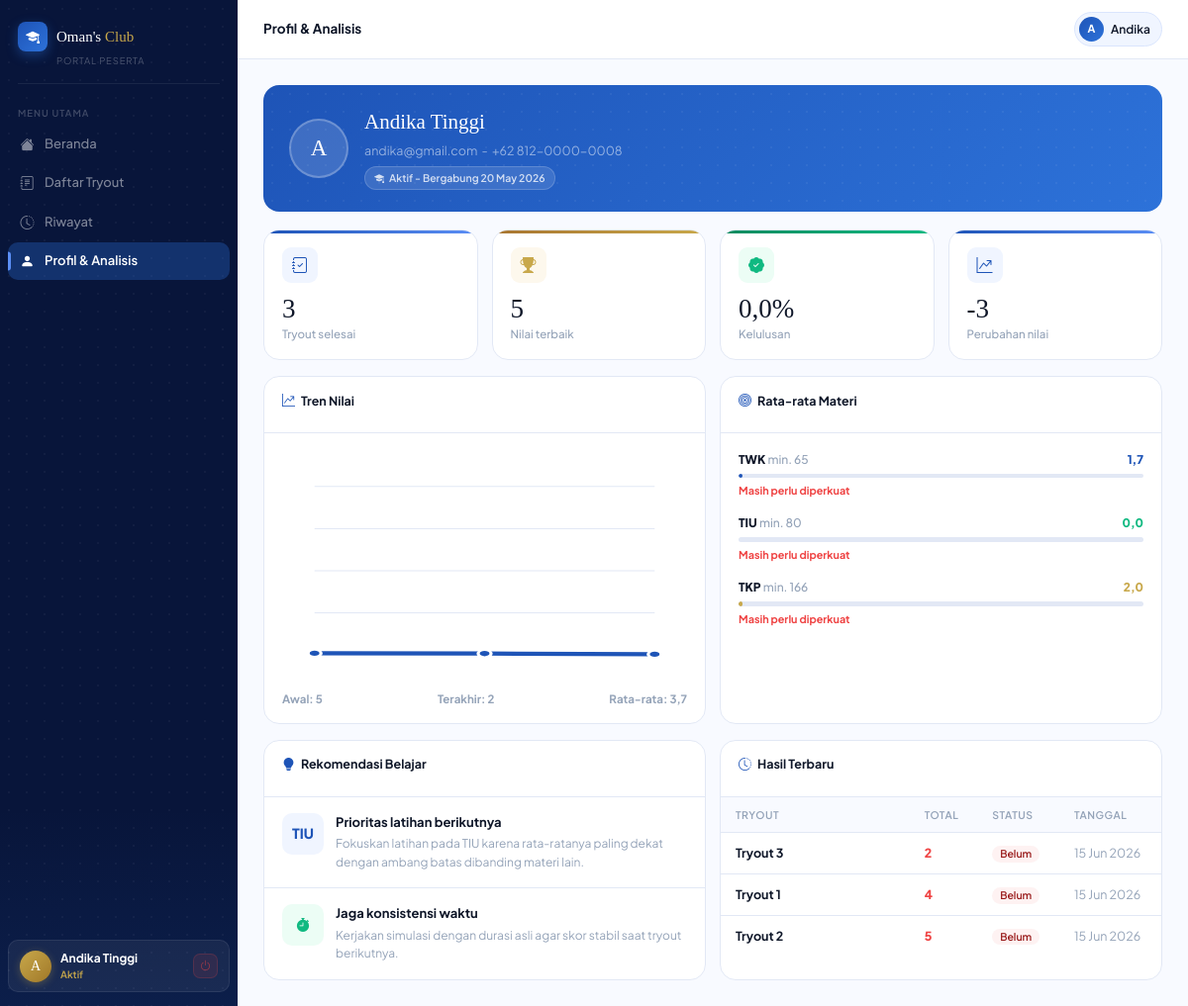
The app's page /user/profil (signed in) with its own data.
### tables this page shows
CREATE TABLE IF NOT EXISTS `user` (
  `id_user` int unsigned NOT NULL AUTO_INCREMENT,
  `nama` varchar(100) NOT NULL,
  `email` varchar(150) NOT NULL,
  `password` varchar(255) NOT NULL COMMENT 'bcrypt hash',
  `no_hp` varchar(20) DEFAULT NULL,
  `role` enum('admin','peserta') NOT NULL DEFAULT 'peserta',
  `status` enum('aktif','nonaktif') NOT NULL DEFAULT 'aktif',
  `foto` varchar(255) DEFAULT NULL COMMENT 'path file foto profil',
  `last_login` datetime DEFAULT NULL,
  `created_at` datetime NOT NULL DEFAULT CURRENT_TIMESTAMP,
  `updated_at` datetime NOT NULL DEFAULT CURRENT_TIMESTAMP ON UPDATE CURRENT_TIMESTAMP,
  PRIMARY KEY (`id_user`),
  UNIQUE KEY `uq_email` (`email`),
  KEY `idx_role` (`role`),
  KEY `idx_status` (`status`)
);

CREATE TABLE IF NOT EXISTS `hasil` (
  `id_hasil` int unsigned NOT NULL AUTO_INCREMENT,
  `id_user` int unsigned NOT NULL,
  `id_tryout` int unsigned NOT NULL,
  `nilai_twk` decimal(6,2) NOT NULL DEFAULT '0.00',
  `nilai_tiu` decimal(6,2) NOT NULL DEFAULT '0.00',
  `nilai_tkp` decimal(6,2) NOT NULL DEFAULT '0.00',
  `total_nilai` decimal(6,2) NOT NULL DEFAULT '0.00',
  `benar_twk` tinyint unsigned NOT NULL DEFAULT '0',
  `benar_tiu` tinyint unsigned NOT NULL DEFAULT '0',
  `lulus_twk` tinyint(1) NOT NULL DEFAULT '0',
  `lulus_tiu` tinyint(1) NOT NULL DEFAULT '0',
  `lulus_tkp` tinyint(1) NOT NULL DEFAULT '0',
  `lulus_total` tinyint(1) NOT NULL DEFAULT '0' COMMENT '1 = lulus semua komponen SKD',
  `ranking` smallint unsigned DEFAULT NULL,
  `waktu_mulai` datetime NOT NULL,
  `waktu_selesai` datetime DEFAULT NULL,
  `durasi_detik` mediumint unsigned DEFAULT NULL COMMENT 'Selisih waktu_selesai - waktu_mulai dalam detik',
  `status_pengerjaan` enum('sedang','selesai','timeout') NOT NULL DEFAULT 'sedang',
  `created_at` datetime NOT NULL DEFAULT CURRENT_TIMESTAMP,
  `updated_at` datetime NOT NULL DEFAULT CURRENT_TIMESTAMP ON UPDATE CURRENT_TIMESTAMP,
  PRIMARY KEY (`id_hasil`),
  UNIQUE KEY `uq_user_tryout` (`id_user`,`id_tryout`),
  KEY `idx_user` (`id_user`),
  KEY `idx_tryout` (`id_tryout`),
  KEY `idx_total` (`total_nilai`),
  KEY `idx_lulus` (`lulus_total`),
  CONSTRAINT `fk_hasil_tryout` FOREIGN KEY (`id_tryout`) REFERENCES `tryout` (`id_tryout`) ON DELETE CASCADE ON UPDATE CASCADE,
  CONSTRAINT `fk_hasil_user` FOREIGN KEY (`id_user`) REFERENCES `user` (`id_user`) ON DELETE CASCADE ON UPDATE CASCADE
);

### app/Tampilan/Halaman/Users/profil-user.php (the view, shortened to what the rows shown need)
<?php
$userContext = $userContext ?? ['user' => null, 'initial' => 'P', 'first_name' => 'Peserta'];
$user = $user ?? ($userContext['user'] ?? null);
$profileStats = $profileStats ?? ['total_tryout' => 0, 'passed_count' => 0, 'best_score' => 0, 'avg_score' => 0, 'improvement' => 0, 'pass_rate' => 0];
$profileResults = $profileResults ?? [];
$formatDate = function (?string $value): string {
  if (!$value) {
    return '-';
  }
  $timestamp = strtotime($value);
  return $timestamp ? date('d M Y', $timestamp) : '-';
};
$joinedDate = $formatDate($user['created_at'] ?? null);
$phone = $user['no_hp'] ?? '-';
$chartPoints = [];
$maxScore = 500;
$minScore = 0;
$chartCount = count($profileResults);
foreach ($profileResults as $index => $result) {
  $x = $chartCount <= 1 ? 50 : 8 + (($index / max($chartCount - 1, 1)) * 84);
  $y = 92 - (((float) $result['total_nilai'] - $minScore) / ($maxScore - $minScore) * 76);
  $chartPoints[] = [
    'x' => round($x, 2),
    'y' => round($y, 2),
    'score' => (float) $result['total_nilai'],
    'label' => $result['nama_tryout'],
  ];
}
$polylinePoints = implode(' ', array_map(fn($point) => $point['x'] . ',' . $point['y'], $chartPoints));
$areaPoints = $polylinePoints ? '8,92 ' . $polylinePoints . ' 92,92' : '';
?>
<div class="page active" id="pg-profil">
  <div class="page-body">
    <div class="profile-header anim">
      <div class="prof-info">
        <div class="prof-name"><?= htmlspecialchars($user['nama'] ?? 'Peserta') ?></div>
        <div class="prof-email"><?= htmlspecialchars($user['email'] ?? '-') ?> &nbsp;-&nbsp; <?= htmlspecialchars($phone ?: '-') ?></div>
        <div class="prof-chip"><i class="bi bi-mortarboard-fill" style="font-size:10px;"></i> <?= htmlspecialchars(ucfirst($user['status'] ?? 'aktif')) ?> - Bergabung <?= htmlspecialchars($joinedDate) ?></div>
      </div>
    </div>
    <div class="profile-stat-grid anim anim-d1">
      <div class="stat-block c-blue">
        <div class="stat-top"><div class="stat-icon blue"><i class="bi bi-journal-check"></i></div></div>
        <div class="stat-number"><?= (int) $profileStats['total_tryout'] ?></div>
        <div class="stat-label">Tryout selesai</div>
      </div>
      <div class="stat-block c-gold">
        <div class="stat-top"><div class="stat-icon gold"><i class="bi bi-trophy-fill"></i></div></div>
        <div class="stat-number"><?= number_format((float) $profileStats['best_score'], 0, ',', '.') ?></div>
        <div class="stat-label">Nilai terbaik</div>
      </div>
    </div>
    <div class="profile-analysis-grid anim anim-d2">
      <section class="card profile-card">
        <?php if (!$profileResults): ?>
          <div class="profile-empty">Belum ada hasil tryout untuk dianalisis.</div>
        <?php else: ?>
          <div class="profile-chart-wrap">
            <svg class="profile-line-chart" viewBox="0 0 100 100" preserveAspectRatio="none">
              <g class="profile-chart-grid">
                <line x1="8" y1="16" x2="92" y2="16"></line>
                <line x1="8" y1="35" x2="92" y2="35"></line>
                <line x1="8" y1="54" x2="92" y2="54"></line>
                <line x1="8" y1="73" x2="92" y2="73"></line>
                <line x1="8" y1="92" x2="92" y2="92"></line>
              </g>
              <?php if ($areaPoints): ?>
                <polygon class="profile-chart-area" points="<?= htmlspecialchars($areaPoints) ?>"></polygon>
              <?php endif; ?>
              <?php if ($polylinePoints): ?>
                <polyline class="profile-chart-line" points="<?= htmlspecialchars($polylinePoints) ?>"></polyline>
              <?php endif; ?>
              <?php foreach ($chartPoints as $point): ?>
                <circle class="profile-chart-dot" cx="<?= $point['x'] ?>" cy="<?= $point['y'] ?>" r="1.6"></circle>
              <?php endforeach; ?>
            </svg>
          </div>
          <div class="profile-chart-footer">
            <span>Awal: <?= number_format((float) ($profileStats['first_score'] ?? 0), 0, ',', '.') ?></span>
            <span>Terakhir: <?= number_format((float) ($profileStats['last_score'] ?? 0), 0, ',', '.') ?></span>
            <span>Rata-rata: <?= number_format((float) $profileStats['avg_score'], 1, ',', '.') ?></span>
          </div>
        <?php endif; ?>
      </section>
    </div>
    <div class="profile-analysis-grid anim anim-d3">
      <section class="card profile-card">
        <div style="overflow-x:auto;">
          <table class="data-table profile-table">
            <thead>
              <tr><th>Tryout</th><th>Total</th><th>Status</th><th>Tanggal</th></tr>
            </thead>
            <tbody>
              <?php foreach (array_reverse(array_slice($profileResults, -5)) as $result): ?>
                <?php $isPassed = (int) $result['lulus_total'] === 1; ?>
                <tr>
                  <td style="font-weight:700;min-width:180px;"><?= htmlspecialchars($result['nama_tryout']) ?></td>
                  <td style="font-weight:800;color:<?= $isPassed ? 'var(--blue-main)' : 'var(--crimson)' ?>;"><?= number_format((float) $result['total_nilai'], 0, ',', '.') ?></td>
                  <td><span class="badge <?= $isPassed ? 'badge-pass' : 'badge-fail' ?>"><?= $isPassed ? 'Lulus' : 'Belum' ?></span></td>
                  <td style="color:var(--ash);white-space:nowrap;"><?= htmlspecialchars($formatDate($result['tanggal_mulai'])) ?></td>
                </tr>
              <?php endforeach; ?>
            </tbody>
          </table>
        </div>
      </section>
    </div>
  </div>
</div>

### app/Tampilan/Widget/users/sidebar.php (shortened to what the rows shown need)
<aside class="sidebar" id="sidebar">
  <div class="sb-footer">
    <div class="sb-user-card">
      <div class="sb-avatar"><?= htmlspecialchars($userContext['initial'] ?? 'P') ?></div>
      <div class="sb-user-info">
        <div class="sb-user-name"><?= htmlspecialchars($userContext['user']['nama'] ?? 'Peserta') ?></div>
        <div class="sb-user-role"><?= htmlspecialchars(ucfirst($userContext['user']['status'] ?? 'aktif')) ?></div>
      </div>
      <div class="sb-logout-btn" onclick="konfirmKeluar()"><i class="bi bi-power"></i></div>
    </div>
  </div>
</aside>

### app/Tampilan/Widget/users/topbar.php (shortened to what the rows shown need)
<div class="topbar">
    <div class="tb-right">
        <div class="tb-user-pill" onclick="nav('profil')">
        <div class="tb-pill-av"><?= htmlspecialchars($userContext['initial'] ?? 'P') ?></div>
        <span class="tb-pill-name"><?= htmlspecialchars($userContext['first_name'] ?? 'Peserta') ?></span>
        </div>
    </div>
</div>

### records on screen
user: nama "A", nama "Andika Tinggi", nama+status "Aktif", nama "Andika", email "andika@gmail.com", no_hp "+62 812-0000-0008", status "Aktif", created_at "20 May 2026"
hasil: id_user "3", id_hasil "5", ranking "2", nama_tryout "Tryout 3", total_nilai "2", lulus_total "Belum", tanggal_mulai "15 Jun 2026"
hasil: nama_tryout "Tryout 1", total_nilai "4", lulus_total "Belum", tanggal_mulai "15 Jun 2026"
hasil: nama_tryout "Tryout 2", total_nilai "5", lulus_total "Belum", tanggal_mulai "15 Jun 2026"

### other values on screen
$item['label'] "Beranda"
$item['label'] "Daftar Tryout"
$item['label'] "Riwayat"
$item['label'] "Profil & Analisis"
$topbarTitle "Profil & Analisis"
$userContext['initial'] "A"
$profileStats['pass_rate'] "0,0"
$improvementLabel "-3"
$profileStats['avg_score'] "3,7"
$code "TWK"
$stat['min'] "65"
$stat['avg'] "1,7"
$code "TIU"
$stat['min'] "80"
$stat['avg'] "0,0"
